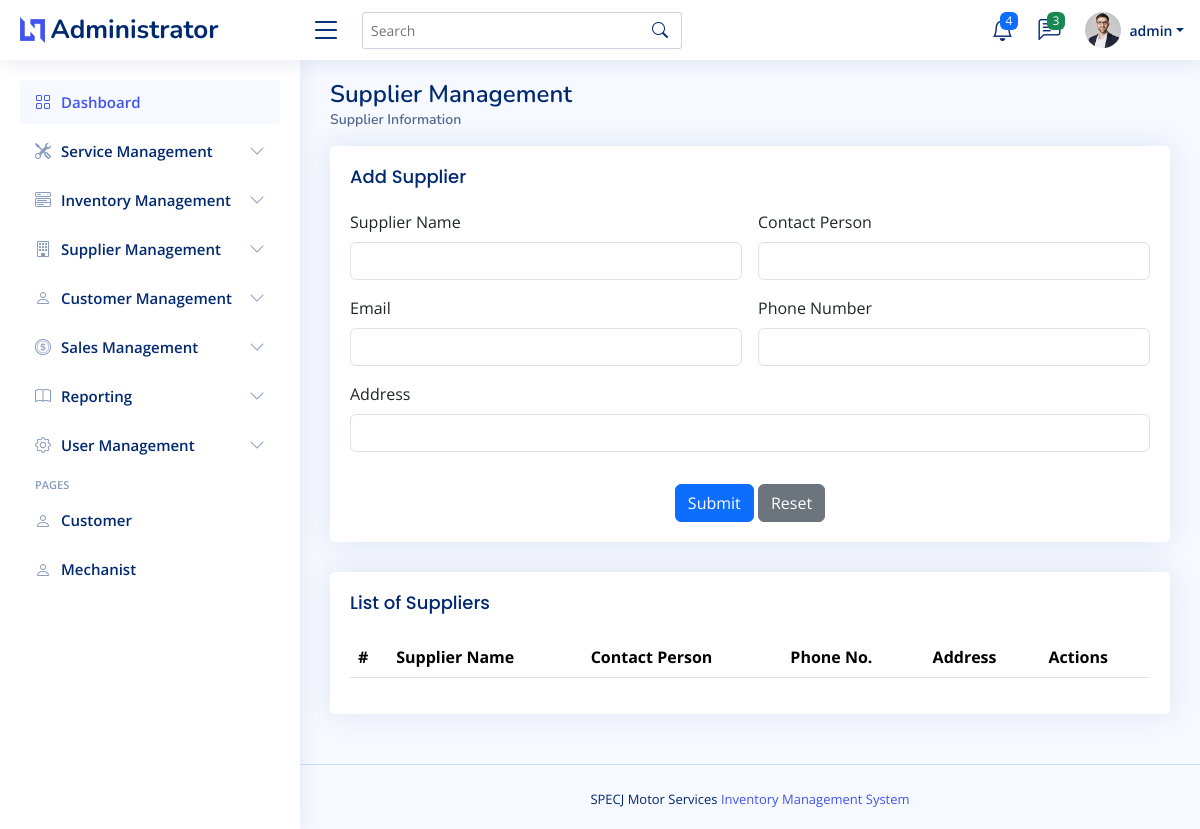
/admin/supplier_page.php (signed in), run on an earlier commit of the app's database.
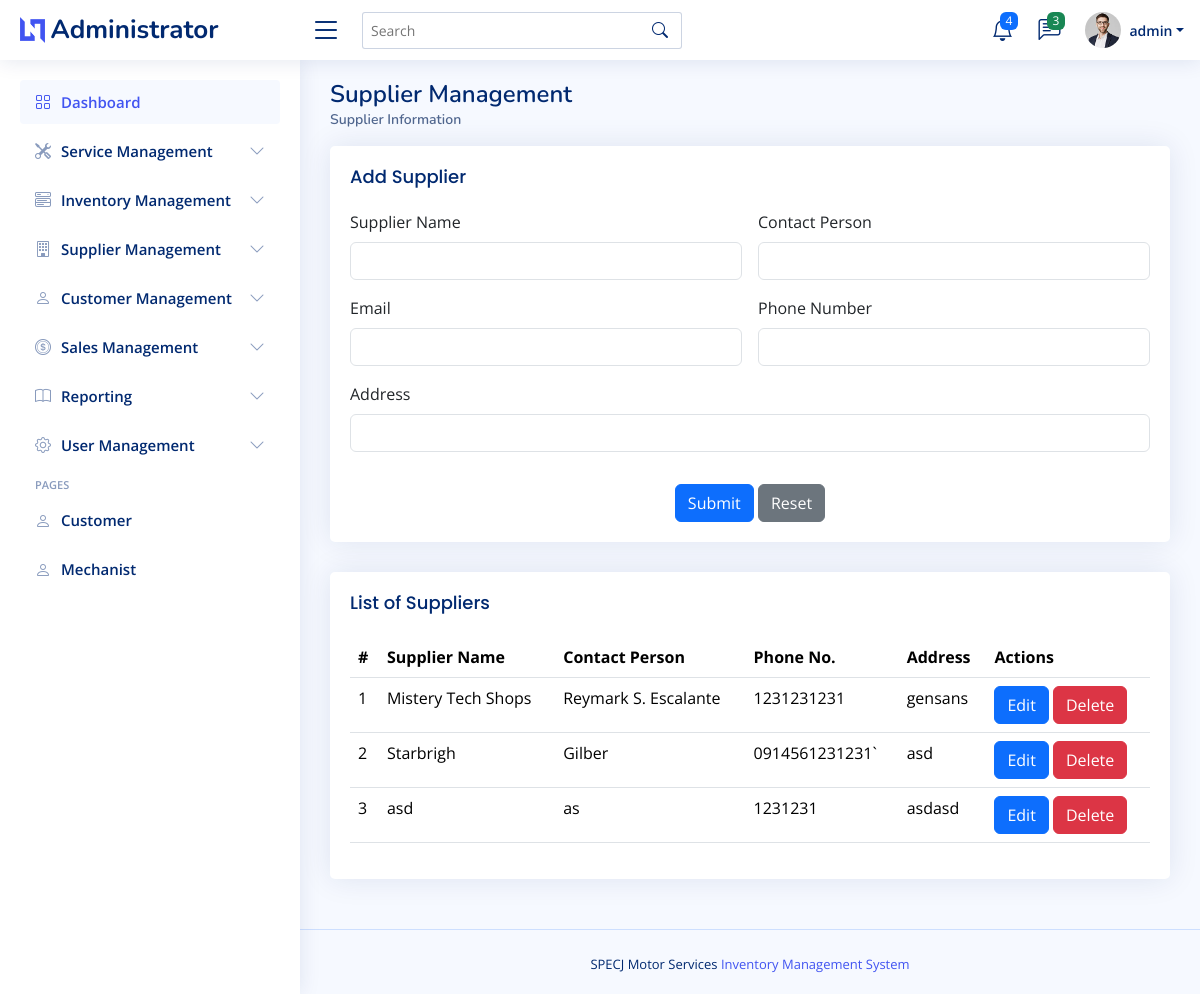
And on a later commit of the database.
### tables this page shows
CREATE TABLE `suppliers_tbl`  (
  `id` int NOT NULL AUTO_INCREMENT,
  `supplierName` varchar(255) NOT NULL,
  `contactPerson` varchar(100) NOT NULL,
  `email` varchar(100) NOT NULL,
  `phone` varchar(20) NOT NULL,
  `address` text NOT NULL,
  `registrationDate` timestamp NOT NULL DEFAULT current_timestamp,
  `status` varchar(255) NOT NULL,
  PRIMARY KEY (`id`) USING BTREE
);

### admin/supplier_page.php (the view, shortened to what the changed rows need)
<?php
    include("admin_header.php");
?>
<body>
    <main id="main" class="main">
        <div class="pagetitle">
            <h1>Supplier Management</h1>
        </div>
        <section class="section">
            <div class="row">
                <div class="col-lg-12">
                    <div class="card">
                        <div class="card-body">
                            <table class="table table-hover" id="supplier_datatable">
                                <thead>
                                    <tr>
                                        <th scope="col">#</th>
                                        <th scope="col">Supplier Name</th>
                                        <th scope="col">Contact Person</th>
                                        <th scope="col">Phone No.</th>
                                        <th scope="col">Address</th>
                                        <th scope="col">Actions</th>
                                    </tr>
                                </thead>
                                <tbody>
                                    <?php
                                        $stmt = $connection->prepare("SELECT * FROM suppliers_tbl");
                                        $stmt->execute();
                                        $result = $stmt->get_result();
                                        $count = 1;
                                        while ($row = $result->fetch_assoc()) {
                                            echo "<tr>";
                                            echo "<td>{$count}</td>";
                                            echo "<td>{$row['supplierName']}</td>";
                                            echo "<td>{$row['contactPerson']}</td>";
                                            echo "<td>{$row['phone']}</td>";
                                            echo "<td>{$row['address']}</td>";
                                            echo "<td>
                                                <button class='btn btn-primary' data-toggle='modal' data-target='#editModal{$row['id']}'>Edit</button>
                                                <button class='btn btn-danger' data-toggle='modal' data-target='#deleteModal{$row['id']}'>Delete</button>
                                            </td>";
                                            echo "</tr>";
                                            $count++;
                                        }
                                    ?>
                                </tbody>
                            </table>
                        </div>
                    </div>
                </div>
            </div>
        </section>
    </main>
    <?php
        include("admin_footer.php");
    ?>
</body>
</html>

What changed in the data, as far as the page shows it:
added suppliers_tbl: supplierName "Mistery Tech Shops", contactPerson "Reymark S. Escalante", phone "1231231231", address "gensans"
added suppliers_tbl: supplierName "Starbrigh", contactPerson "Gilber", phone "0914561231231`", address "asd"
added suppliers_tbl: supplierName "asd", contactPerson "as", phone "1231231", address "asdasd"
